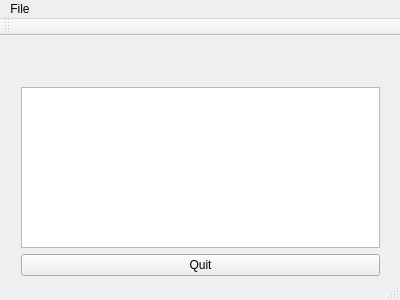
<?xml version="1.0" encoding="UTF-8"?>
<ui version="4.0">
 <class>Notepad</class>
 <widget class="QMainWindow" name="Notepad">
  <property name="geometry">
   <rect>
    <x>0</x>
    <y>0</y>
    <width>400</width>
    <height>300</height>
   </rect>
  </property>
  <property name="windowTitle">
   <string>Notepad</string>
  </property>
  <widget class="QWidget" name="centralWidget">
   <widget class="QWidget" name="">
    <property name="geometry">
     <rect>
      <x>10</x>
      <y>40</y>
      <width>381</width>
      <height>211</height>
     </rect>
    </property>
    <layout class="QVBoxLayout" name="verticalLayout">
     <item>
      <widget class="QTextEdit" name="textEdit"/>
     </item>
     <item>
      <widget class="QPushButton" name="quitButton">
       <property name="text">
        <string>Quit</string>
       </property>
      </widget>
     </item>
    </layout>
   </widget>
  </widget>
  <widget class="QMenuBar" name="menuBar">
   <property name="geometry">
    <rect>
     <x>0</x>
     <y>0</y>
     <width>400</width>
     <height>21</height>
    </rect>
   </property>
   <widget class="QMenu" name="menuFile">
    <property name="title">
     <string>File</string>
    </property>
    <addaction name="actionOpen"/>
    <addaction name="actionSave"/>
   </widget>
   <addaction name="menuFile"/>
  </widget>
  <widget class="QToolBar" name="mainToolBar">
   <attribute name="toolBarArea">
    <enum>TopToolBarArea</enum>
   </attribute>
   <attribute name="toolBarBreak">
    <bool>false</bool>
   </attribute>
  </widget>
  <widget class="QStatusBar" name="statusBar"/>
  <action name="actionOpen">
   <property name="text">
    <string>Open</string>
   </property>
  </action>
  <action name="actionSave">
   <property name="text">
    <string>Save</string>
   </property>
  </action>
 </widget>
 <layoutdefault spacing="6" margin="11"/>
 <resources/>
 <connections/>
</ui>
